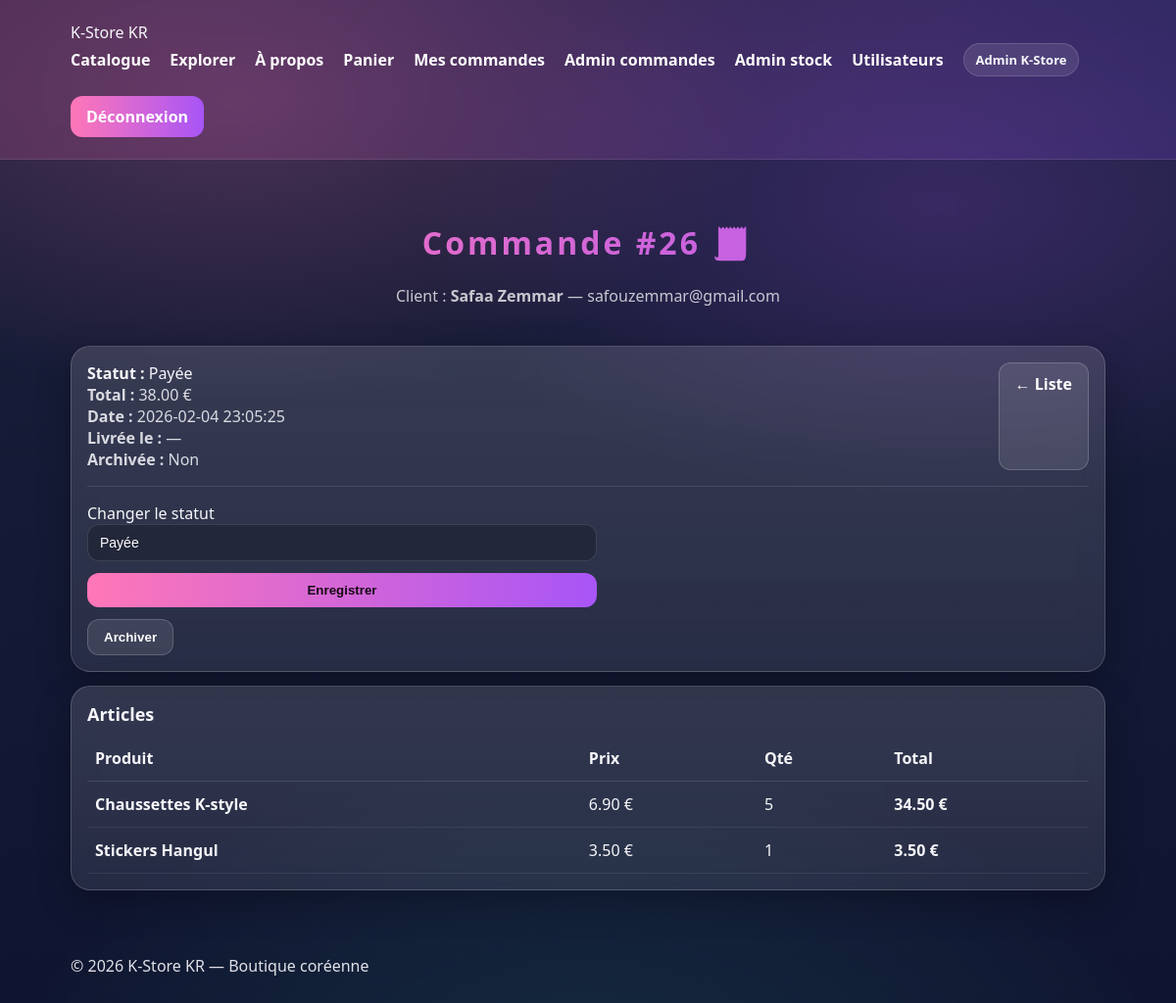
Page /admin/order.php?id=26 (signed in) on the committed database.
### tables this page shows
CREATE TABLE `orders` (
  `id` int(11) NOT NULL,
  `user_id` int(11) DEFAULT NULL,
  `customer_firstname` varchar(100) DEFAULT NULL,
  `customer_lastname` varchar(100) DEFAULT NULL,
  `customer_name` varchar(120) NOT NULL,
  `customer_email` varchar(190) NOT NULL,
  `customer_phone` varchar(30) DEFAULT NULL,
  `customer_address` varchar(255) NOT NULL,
  `customer_postal` varchar(20) DEFAULT NULL,
  `customer_postal_code` varchar(20) DEFAULT NULL,
  `status` varchar(50) NOT NULL DEFAULT 'paid',
  `total` decimal(10,2) NOT NULL DEFAULT 0.00,
  `created_at` datetime NOT NULL DEFAULT current_timestamp(),
  `delivered_at` datetime DEFAULT NULL,
  `is_archived` tinyint(1) NOT NULL DEFAULT 0
);

CREATE TABLE `order_items` (
  `id` int(11) NOT NULL,
  `order_id` int(11) NOT NULL,
  `item_id` int(11) NOT NULL,
  `quantity` int(11) NOT NULL,
  `unit_price` decimal(10,2) NOT NULL,
  `line_total` decimal(10,2) NOT NULL
);

CREATE TABLE `items` (
  `id` int(11) NOT NULL,
  `category_id` int(11) DEFAULT NULL,
  `name` varchar(160) NOT NULL,
  `description` text NOT NULL,
  `price` decimal(10,2) NOT NULL,
  `stock` int(11) NOT NULL DEFAULT 0,
  `restock_at` date DEFAULT NULL,
  `image` varchar(255) DEFAULT NULL,
  `is_active` tinyint(1) NOT NULL DEFAULT 1,
  `published_at` timestamp NOT NULL DEFAULT current_timestamp()
);

### admin/order.php (the view, shortened to what this page needs)
<?php
require_once __DIR__ . '/../config/db.php';
$orderId = (int)($_GET['id'] ?? 0);
$stmt = $pdo->prepare("
  SELECT o.*, u.fullname, u.email AS user_email
  FROM orders o
  LEFT JOIN users u ON u.id = o.user_id
  WHERE o.id = ?
  LIMIT 1
");
$stmt->execute([$orderId]);
$order = $stmt->fetch(PDO::FETCH_ASSOC);
$stmt = $pdo->prepare("
  SELECT oi.quantity, oi.unit_price, oi.line_total, i.name
  FROM order_items oi
  JOIN items i ON i.id = oi.item_id
  WHERE oi.order_id = ?
  ORDER BY oi.id DESC
");
$stmt->execute([$orderId]);
$lines = $stmt->fetchAll(PDO::FETCH_ASSOC);
function statusLabel(string $s): string {
  $s = strtolower(trim($s));
  return match($s) {
    'paid'      => 'Payée',
    'shipped'   => 'Expédiée',
    'delivered' => 'Livrée',
    'cancelled' => 'Annulée',
    default     => $s
  };
}
require_once __DIR__ . '/../includes/header.php';
$customerName = trim(($order['customer_firstname'] ?? '') . ' ' . ($order['customer_lastname'] ?? ''));
?>
<header class="container hero">
  <h1>Commande #<?= (int)$order['id'] ?> 🧾</h1>
  <p>Client : <strong><?= htmlspecialchars($customerName) ?></strong> — <?= htmlspecialchars($order['customer_email'] ?? ($order['user_email'] ?? '—')) ?></p>
</header>
<main class="container">
  <div class="panel" style="padding:16px;">
    <div style="display:flex;justify-content:space-between;gap:12px;flex-wrap:wrap;">
      <div>
        <div><strong>Statut :</strong> <?= htmlspecialchars(statusLabel((string)$order['status'])) ?></div>
        <div style="opacity:.85;"><strong>Total :</strong> <?= number_format((float)$order['total'], 2) ?> €</div>
        <div style="opacity:.85;"><strong>Date :</strong> <?= htmlspecialchars($order['created_at']) ?></div>
        <div style="opacity:.85;"><strong>Livrée le :</strong> <?= !empty($order['delivered_at']) ? htmlspecialchars($order['delivered_at']) : '—' ?></div>
        <div style="opacity:.85;"><strong>Archivée :</strong> <?= (int)$order['is_archived'] === 1 ? 'Oui' : 'Non' ?></div>
      </div>
      <div style="display:flex;gap:10px;flex-wrap:wrap;">
        <a class="btn ghost" href="/-e-commerce-dynamique/admin/orders.php" style="text-decoration:none;">← Liste</a>
      </div>
    </div>
    <hr style="margin:16px 0;border:none;border-top:1px solid rgba(255,255,255,.12);">
    <form method="post" style="display:grid;gap:12px;max-width:520px;">
      <label>Changer le statut
        <select name="status" class="k-select" required>
          <?php foreach (['paid','shipped','delivered','cancelled'] as $s): ?>
            <option value="<?= htmlspecialchars($s) ?>" <?= ((string)$order['status'] === $s) ? 'selected' : '' ?>>
              <?= htmlspecialchars(statusLabel($s)) ?>
            </option>
          <?php endforeach; ?>
        </select>
      </label>
      <button class="btn" type="submit">Enregistrer</button>
    </form>
    <form method="post" style="margin-top:12px;">
      <button class="btn ghost" type="submit">
        <?= ((int)$order['is_archived'] === 1) ? 'Désarchiver' : 'Archiver' ?>
      </button>
    </form>
  </div>
  <div class="panel" style="margin-top:14px;padding:16px;">
    <h2>Articles</h2>
    <div style="overflow:auto;">
      <table style="width:100%;border-collapse:collapse;min-width:640px;">
        <thead>
          <tr style="text-align:left;border-bottom:1px solid rgba(255,255,255,.12);">
            <th style="padding:12px 8px;">Produit</th>
            <th style="padding:12px 8px;">Prix</th>
            <th style="padding:12px 8px;">Qté</th>
            <th style="padding:12px 8px;">Total</th>
          </tr>
        </thead>
        <tbody>
          <?php foreach ($lines as $l): ?>
            <tr style="border-bottom:1px solid rgba(255,255,255,.08);">
              <td style="padding:12px 8px;"><strong><?= htmlspecialchars($l['name']) ?></strong></td>
              <td style="padding:12px 8px;"><?= number_format((float)$l['unit_price'], 2) ?> €</td>
              <td style="padding:12px 8px;"><?= (int)$l['quantity'] ?></td>
              <td style="padding:12px 8px;"><strong><?= number_format((float)$l['line_total'], 2) ?> €</strong></td>
            </tr>
          <?php endforeach; ?>
        </tbody>
      </table>
    </div>
  </div>
</main>
<?php require_once __DIR__ . '/../includes/footer.php'; ?>

### assets/css/style.css (style rules this page uses)
:root { --bg1:#1a1f3a; --bg2:#0f1530; --card:rgba(255,255,255,.14); --card2:rgba(255,255,255,.10); --pink:#ff77b7; --violet:#a855f7; --teal:#45ffd1; --text:#f7f7fb; --muted:rgba(255,255,255,.75); }
* { box-sizing:border-box }
body { margin:0;font-family:"Segoe UI",Arial,sans-serif;color:var(--text); background: radial-gradient(900px 500px at 20% 10%, rgba(255,119,183,.22), transparent 60%), radial-gradient(900px 500px at 80% 20%, rgba(168,85,247,.22), transparent 60%), radial-gradient(1100px 700px at 50% 110%, rgba(69,255,209,.10), transparent 55%), linear-gradient(180deg,var(--bg1),var(--bg2)); }
body::before { content:"";position:fixed;inset:0;pointer-events:none; background: repeating-linear-gradient(90deg, rgba(255,255,255,.05) 0 1px, transparent 1px 36px), repeating-linear-gradient(0deg, rgba(255,255,255,.04) 0 1px, transparent 1px 36px); opacity:.25;mix-blend-mode:overlay; }
.container { max-width:1100px;margin:auto;padding:22px }
.hero { text-align:center;padding:42px 20px 18px }
.hero h1 { letter-spacing:3px; background:linear-gradient(90deg,var(--pink),var(--violet)); background-clip:text;-webkit-background-clip:text;-webkit-text-fill-color:transparent; }
.hero p { margin:0;color:var(--muted) }
.btn { background:linear-gradient(90deg,var(--pink),var(--violet)); border:none;padding:10px 16px;border-radius:12px; color:#160a14;font-weight:700;cursor:pointer; }
.btn.ghost { background:rgba(255,255,255,.10); color:#fff;border:1px solid rgba(255,255,255,.18); text-decoration:none; }
.panel { background:linear-gradient(180deg, rgba(255,255,255,.14), rgba(255,255,255,.09)); border:1px solid rgba(255,255,255,.16); border-radius:20px;padding:18px; box-shadow:0 12px 35px rgba(0,0,0,.25); backdrop-filter:blur(12px); }
.panel h2 { margin:0 0 10px;font-size:18px }
select { color:#fff;background:rgba(255,255,255,.08); border:1px solid rgba(255,255,255,.18); }
option { color:#111;background:#fff }
.k-input,.k-select { width:100%;color:#fff;background:transparent;border:none;outline:none;font-size:14px }
.k-select { padding:10px 12px;border-radius:12px; background:rgba(0,0,0,.22); border:1px solid rgba(255,255,255,.12); appearance:none; }

### rows in the picture
orders: id "26", customerName "Safaa Zemmar", customer_email "safouzemmar@gmail.com", status "Payée", total "38.00", created_at "2026-02-04 23:05:25"
order_items: item.name "Chaussettes K-style", unit_price "6.90", quantity "5", line_total "34.50"
order_items: item.name "Stickers Hangul", unit_price "3.50", quantity "1", line_total "3.50"

### other values in the picture
$fullname "Admin K-Store"
form field status "Payée"
